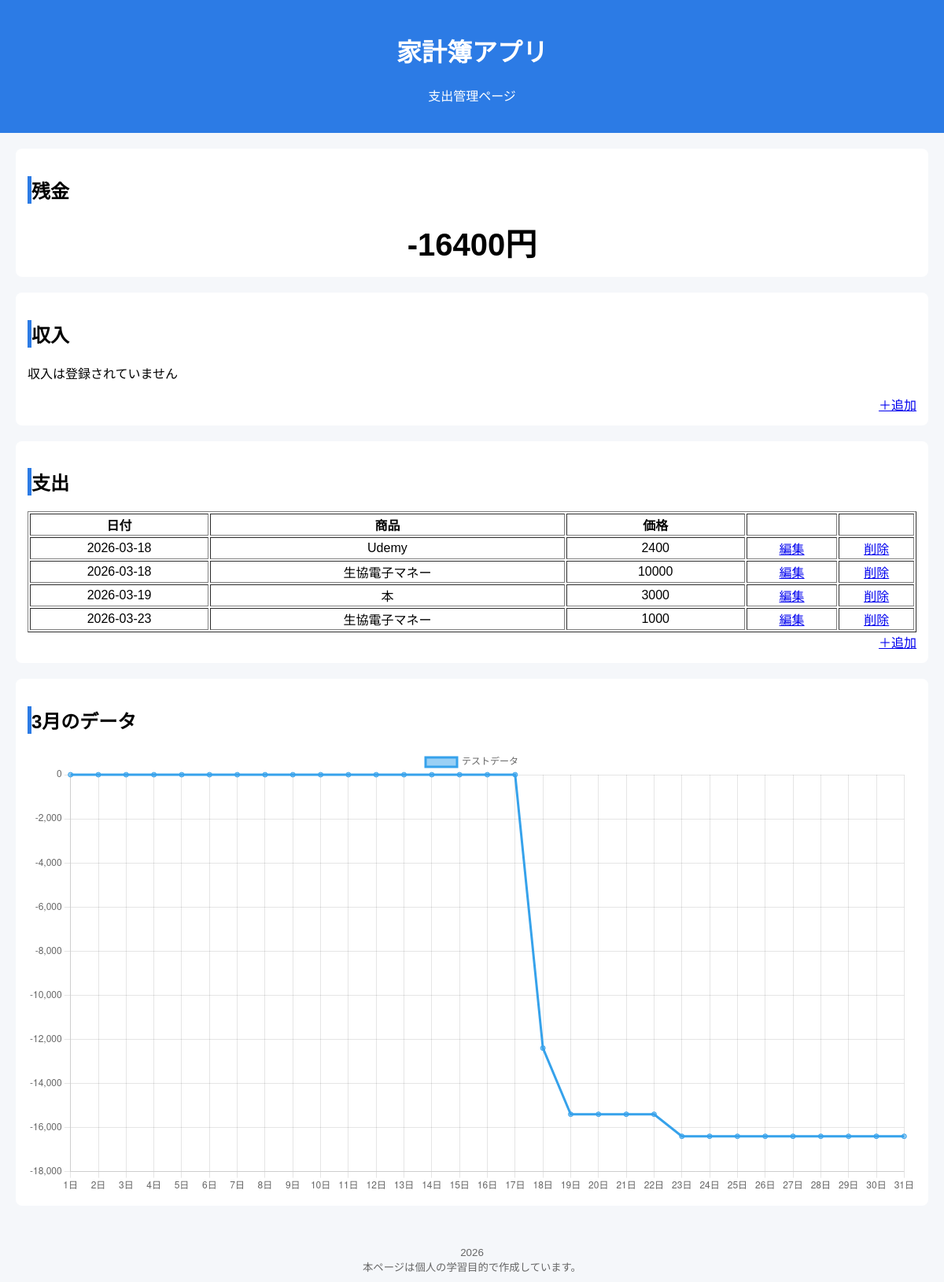
The app's page /, older data.
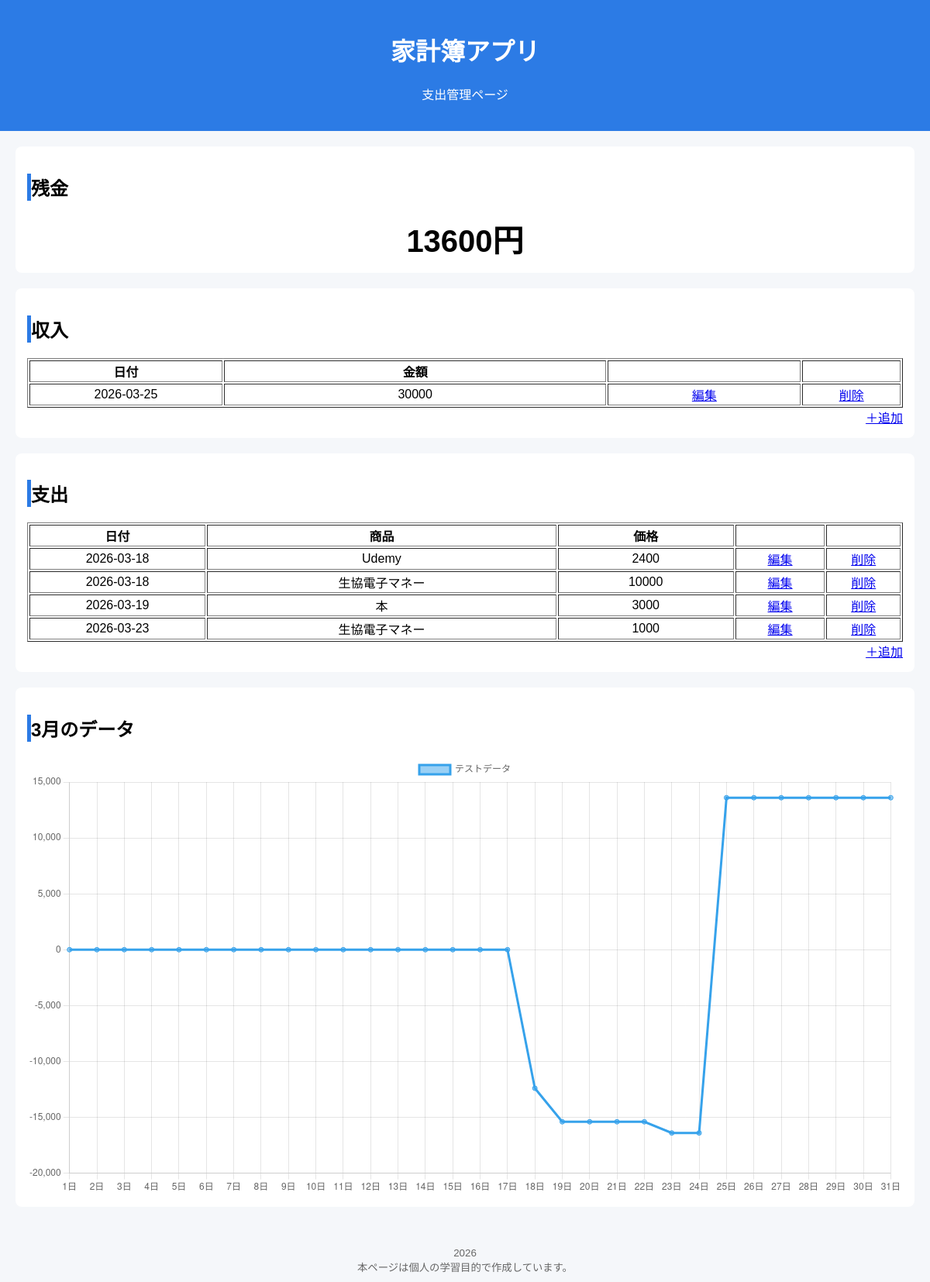
The same page, newer data.
### tables this page shows
CREATE TABLE "expense"(
id integer primary key autoincrement,
goods text not null,
amount text not null
, date DATE);

CREATE TABLE income(
id integer primary key autoincrement,
date date not null,
amount integer not null
);

### app.py (the view)
@app.route("/")
def top():
    expense_list = get_db().execute("select id,date,goods,amount from expense ORDER BY date").fetchall()
    income_list = get_db().execute("select id,date,amount from income ORDER BY date").fetchall()
    total_expense = 0
    total_income = 0
    for expense_data in expense_list:
        total_expense += int(expense_data['amount'])
    for income_data in income_list:
        total_income += int(income_data['amount'])
    remaining_amount = total_income - total_expense
    values = []
    now = datetime.now()
    year=now.year
    month=now.month
    month_last_day = calendar.monthrange(year,month)[1]
    labels = []
    values = []
    income_rows = get_db().execute("""
        SELECT
            strftime('%d', date) AS day,
            SUM(amount),
            SUM(SUM(amount)) OVER (ORDER BY strftime('%d', date))
        FROM income
        WHERE strftime('%Y-%m', date) = strftime('%Y-%m', 'now')
        GROUP BY day
        ORDER BY day
        """).fetchall()
    expense_rows = get_db().execute("""
        SELECT
            strftime('%d', date) AS day,
            SUM(amount),
            SUM(SUM(amount)) OVER (ORDER BY strftime('%d', date))
        FROM expense
        WHERE strftime('%Y-%m', date) = strftime('%Y-%m', 'now')
        GROUP BY day
        ORDER BY day
        """).fetchall()
    income_dict = {int(row[0]): row[1] for row in income_rows}
    expense_dict = {int(row[0]): row[1] for row in expense_rows}
    income = 0
    expense = 0
    for day in range(1, month_last_day+1):
        labels.append(f"{day}日")
        income += income_dict.get(day, 0)
        expense += expense_dict.get(day,0)
        values.append(income - expense)
    return render_template('index.html',expense_list=expense_list,
                                        income_list=income_list,
                                        remaining_amount=remaining_amount,
                                        labels=labels,
                                        values=values,
                                        month=month)

### app.py (called while the page is built)
def connect_db():
    rv = sqlite3.connect(DATABASE)
    rv.row_factory = sqlite3.Row
    return rv

def get_db():
    if not hasattr(g,'sqlite_db'):
        g.sqlite_db = connect_db()
    return g.sqlite_db

### templates/index.html
{% extends "base.html" %}
{% block content %}
<header>
    <h1>家計簿アプリ</h1>
    <p>支出管理ページ</p>
</header>
<main>
    <section>
        <h2>残金</h2>
        <p id='remaining_amount'>{{remaining_amount}}円</p>
    </section>
    <section>
        <h2>収入</h2>
            {% if income_list == [] %}
                <p>収入は登録されていません</p>
            {% else %}
                <table border="1">
                    <tr>
                        <th>日付</th>
                        <th>金額</th>
                        <th></th>
                        <th></th>
                    </tr>
                    {% for income in income_list %}
                        <tr>
                            <td>{{income.date}}</td>
                            <td>{{income.amount}}</td>
                            <td>
                                <a href="/income/{{income.id}}/edit" role="button">編集</a>
                            </td>
                            <td>
                                <a href="/income/{{income.id}}/delete" role="button">削除</a>
                            </td>
                        </tr>
                    {% endfor %}
                </table>
            {% endif %}
            <a href="/income/regist" role="button" class="add_btn">＋追加</a>
    </section>
    <section>
        <h2>支出</h2>
            {% if expense_list == [] %}
                <p>支出は登録されていません</p>
            {% else %}
                <table border="1">
                    <tr>
                        <th>日付</th>
                        <th>商品</th>
                        <th>価格</th>
                        <th></th>
                        <th></th>
                    </tr>
                    {% for expense in expense_list %}
                        <tr>
                            <td>{{expense.date}}</td>
                            <td>{{expense.goods}}</td>
                            <td>{{expense.amount}}</td>
                            <td>
                                <a href="/expense/{{expense.id}}/edit" role="button">編集</a>
                            </td>
                            <td>
                                <a href="/expense/{{expense.id}}/delete" role="button">削除</a>
                            </td>
                        </tr>
                    {% endfor %}
                </table>
            {% endif %}
            <a href="/expense/regist" role="button" class="add_btn">＋追加</a>
    </section>
    <section>
        <h2>{{month}}月のデータ</h2>
        <canvas id="myChart"></canvas>
    </section>
    <script>
        const labels = {{ labels | tojson}};
        const values = {{ values | tojson}}
        const ctx = document.getElementById('myChart');
        new Chart(ctx, {
            type: 'line',  // 棒グラフ
            data: {
                labels: labels,
                datasets: [{
                    label: 'テストデータ',
                    data: values,
                }]
            }
        });
    </script>
</main>
<footer>
    <small>
        2026<br>
        本ページは個人の学習目的で作成しています。
    </small>
</footer>
{% endblock %}

Row changes from the older to the newer data that the page shows:
added income: date "2026-03-25", amount "30000"
Text that changed along with them:
{{ remaining_amount }}: "-16400" → "13600"
chart data {{ values | tojson }}: [0, 0, 0, 0, 0, 0, 0, 0, 0, 0, 0, 0, 0, 0, 0, 0, 0, -12400, -15400, -15400, -15400, -15400, -16400, -16400, -16400, -16400, -16400, -16400, -16400, -16400, -16400] → [0, 0, 0, 0, 0, 0, 0, 0, 0, 0, 0, 0, 0, 0, 0, 0, 0, -12400, -15400, -15400, -15400, -15400, -16400, -16400, 13600, 13600, 13600, 13600, 13600, 13600, 13600]
text no longer shown: "収入は登録されていません"
text now shown: "日付 金額"
